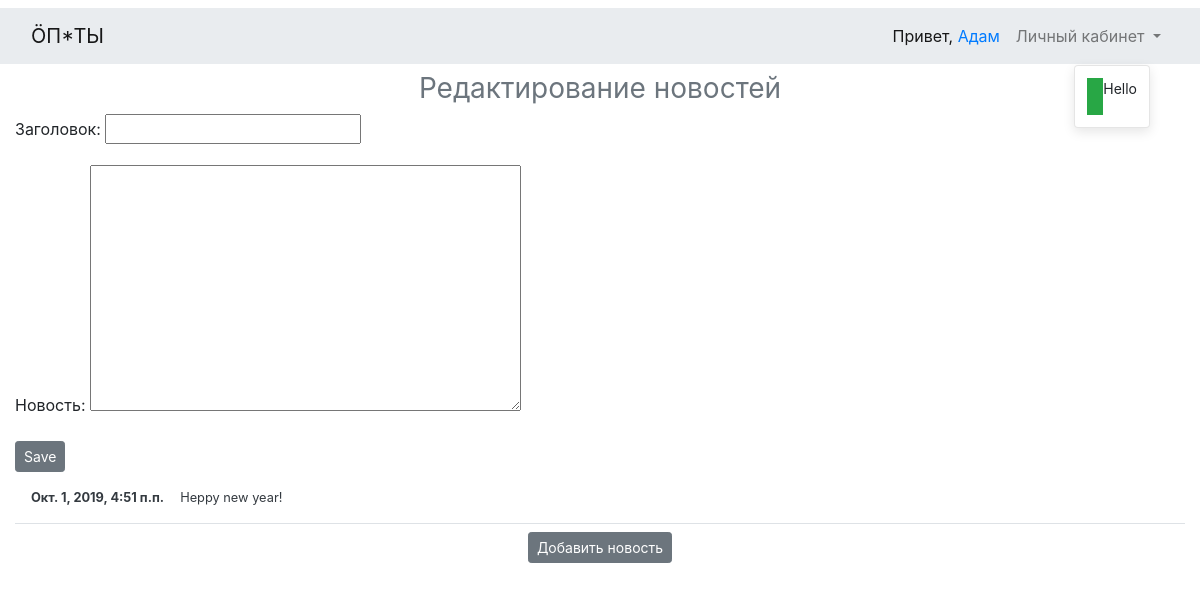
Page /edit_news/ (signed in) on the committed database.
### main/models.py (models this page shows, shortened)
class User(AbstractUser):
    USERNAME_FIELD = 'email'
    REQUIRED_FIELDS = []
    username = None
    email = models.EmailField('Email', unique=True)
    phone = models.CharField('Телефон', max_length=20)
    delivery_address = models.CharField('Адрес доставки', max_length=255)
    birth_date = models.DateField('Дата рождения', blank=True, default='')
    role = models.PositiveSmallIntegerField('Роль', choices=tuple(Roles), default=Roles.UNREGISTERED)
    objects = CustomUserManager()
    class Meta:
        ordering = ('role',)

class News(models.Model):
    title = models.CharField(max_length=100)
    content = models.TextField(null=True, blank=True)
    published = models.DateTimeField(auto_now_add=True, db_index=True)

### main/views.py (the view, shortened to what this page needs)
# urls.py: path('edit_news/', main_views.EditNewsView.as_view(), name='edit_news'),
class EditNewsView(LoginRolesRequiredViewMixin, CommonContextViewMixin, FormView):
    template_name = 'main/edit_news.html'
    form_class = NewsForm
    def get_context_data(self, **kwargs):
        context = super().get_context_data(**kwargs)
        context['news'] = _models.News.objects.all()
        return context

### main/forms.py
class NewsForm(forms.Form):
    title = forms.CharField(label="Заголовок")
    content = forms.CharField(label="Новость", widget=forms.Textarea)
    class Meta:
        model = News
        fields = ('title', 'content')

### main/core/view_mixins.py (called while the page is built)
    def dispatch(self, request, *args, **kwargs):
        self.user = request.user
        if not self.user.is_authenticated:
            return self.handle_no_permission()
        if self.user.role not in self.allowed_roles and self.user.role != Roles.ADMINISTRATOR:
            return self.handle_no_permission()
        return super().dispatch(request, *args, **kwargs)

    def get_context_data(self, **kwargs):
        context = super().get_context_data(**kwargs)
        context['shop_title'] = SHOP_TITLE
        if self.user.is_authenticated:
            context['user_pk'] = self.user.pk
            context['email'] = self.user.email
            context['user_role'] = self.user.role
            context['roles'] = Roles
            context['user_is_authenticated'] = True
            context['user_first_name'] = self.user.first_name
            context['user_last_name'] = self.user.last_name
            context['MEDIA_URL'] = settings.MEDIA_URL
        return context

    def dispatch(self, request, *args, **kwargs):
        self.user = request.user
        return super().dispatch(request, *args, **kwargs)

### main/templates/main/edit_news.html (shortened to what this page needs)
{% extends 'base.html' %}
{% block content %}
    <h3 class="font-weight-normal text-center text-muted" style="color: #6c757d">
        Редактирование новостей
    </h3>
    <div class="container">
              <form method="POST" id="submitForm">
              {{ form.as_p }}
                  <button type="submit" class="btn btn-secondary btn-sm">Save</button>
          </form>
    {% for n in news %}
          <div class="small lh-125 border-bottom border-gray">
              <a class="d-flex text-dark pt-3" href="#" data-toggle="modal" data-target="#ModalNews{{ forloop.counter }}">
                  <strong class="text-gray-dark mx-3">{{ n.published }}</strong>
                  <p>{{n.title }}</p></a>
          </div>
    {% endfor %}
        <div class="text-center mb-4">
                            <button class="btn btn-secondary btn-sm mt-2" href="#" data-toggle="modal" data-target="#ModalNew">Добавить новость</button>
                        </div>
            <div class="toast" data-delay="1500" data-autohide="false" role="alert" aria-live="assertive" aria-atomic="true">
                <div class="toast-body d-flex ">
                    <div class="bg-success p-2"></div><p>Hello</p>
                </div>
            </div>
    </div>
{% endblock content %}

### templates/base.html (shortened to what this page needs)
{% load static %}
<!DOCTYPE html>
<html lang="en">
<head>
    <link rel="stylesheet" href="{% static 'bootstrap-4.3.1-dist/css/bootstrap.min.css' %}"
>
    <link rel="stylesheet" href="{% static 'css/styles.css' %}">
</head>
<body>
    <nav class="navbar navbar-expand-lg navbar-light my-2 bg-lg">
    <div class="container">
        <a class="navbar-brand" href="{% url 'main:index' %}">{{ shop_title }}</a>
        <div id="navbarNavDropdown" class="navbar-collapse collapse">
            <ul class="navbar-nav">
                {% if user_is_authenticated %}
                    <li class="nav-item">
                        <div class="nav-link active">Привет,
                            <a href="{% url 'main:user_details' pk=user_pk %}">{{ user_first_name }}</a>
                        </div>
                    </li>
                    <li class="nav-item dropdown">
                        <a class="nav-link dropdown-toggle" href="#" id="navbarDropdownMenuLink" data-toggle="dropdown"
                           aria-haspopup="true" aria-expanded="false">
                            Личный кабинет
                        </a>
                    </li>
                {% else %}
                    <div class="btn-group my-2">
                        <a class="btn btn-sm btn-outline-secondary " href="{% url 'main:signup' %}">Регистрация</a>
                        <a class="btn btn-sm btn-outline-secondary" href="{% url 'main:login' %}">Войти</a>
                    </div>
                {% endif %}
            </ul>
        </div>
    </div>
</nav>
{% block content %}{% endblock %}
</body>
</html>

### main/static/css/styles.css (style rules this page uses)
.container { max-width: 1220px; }
.bg-lg { background-color: #e9ecef; }
.toast { position: absolute; top: 65px; right: 50px; }

### rows in the picture
User: first_name "Адам"
News: published "Окт. 1, 2019, 4:51 п.п.", title "Heppy new year!"

### other values in the picture
{{ shop_title }} "ÖП*ТЫ"
